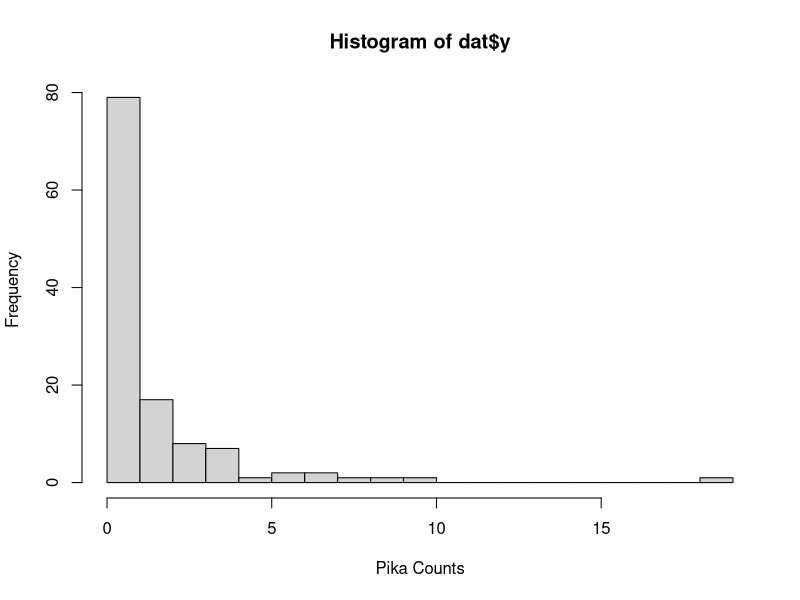
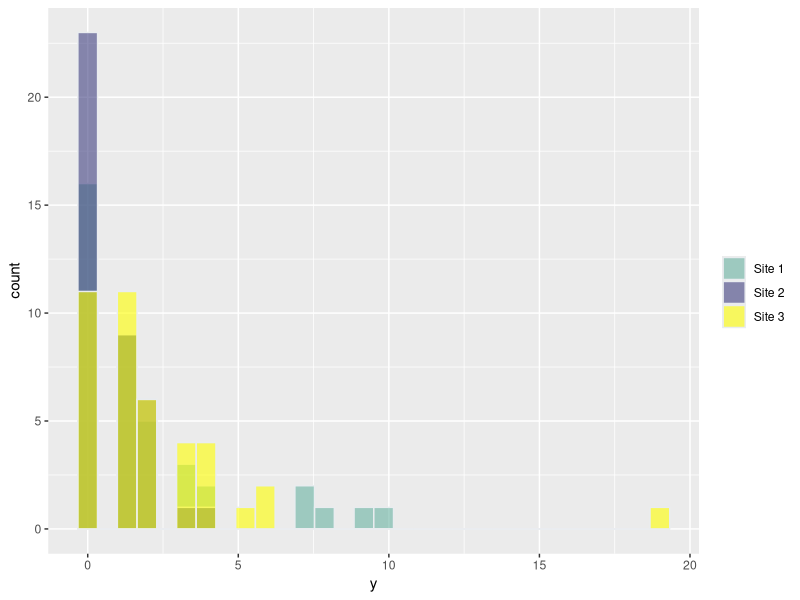
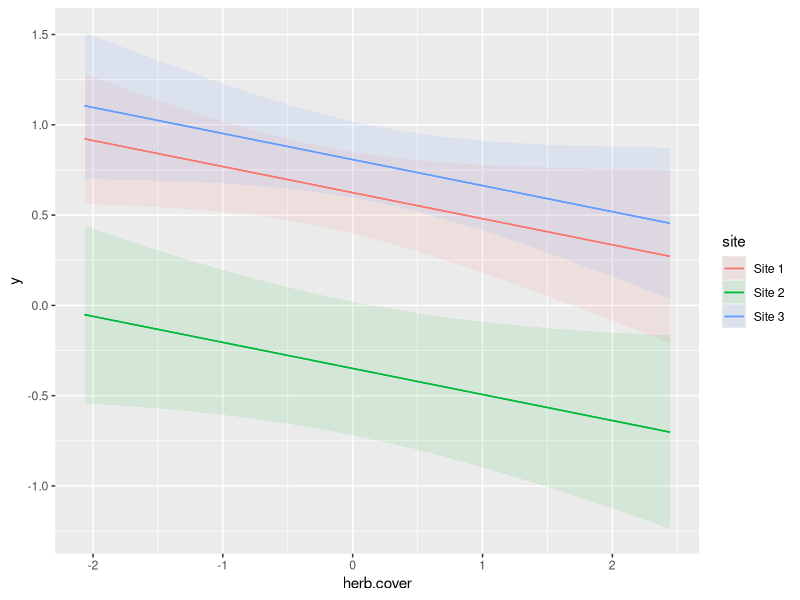
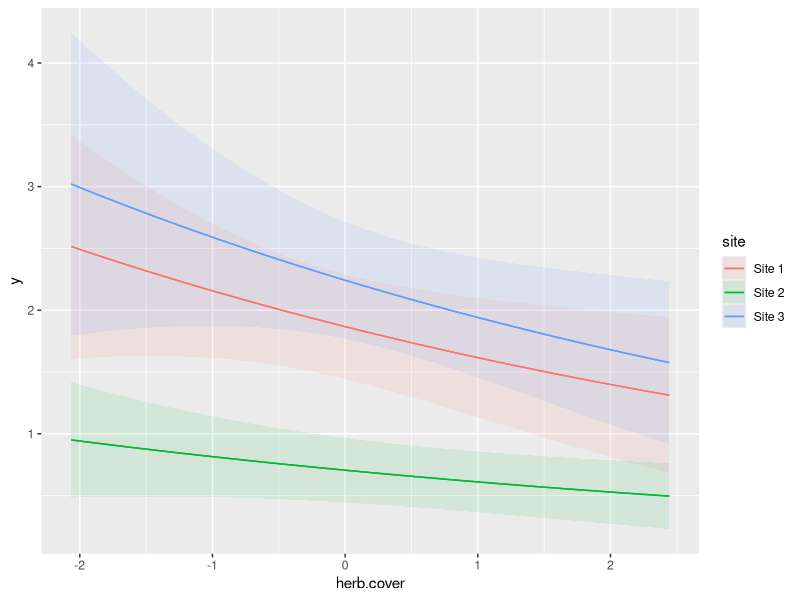
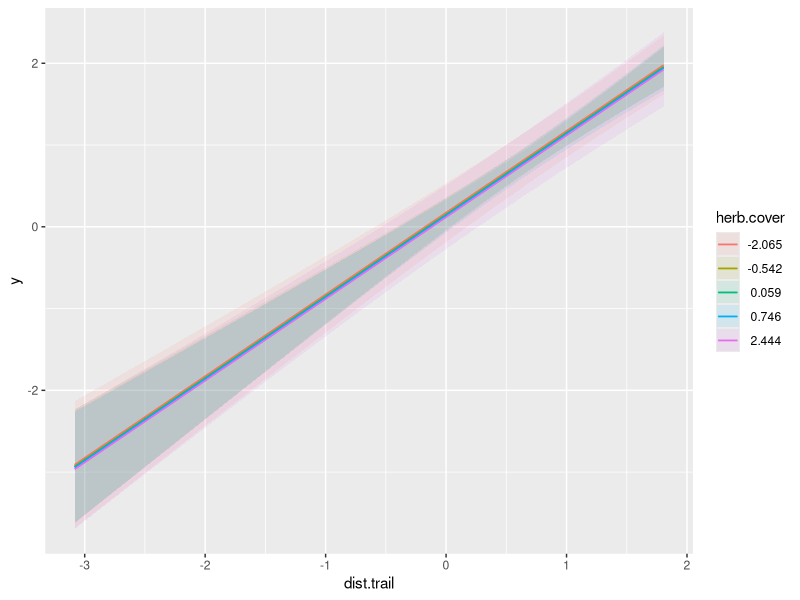
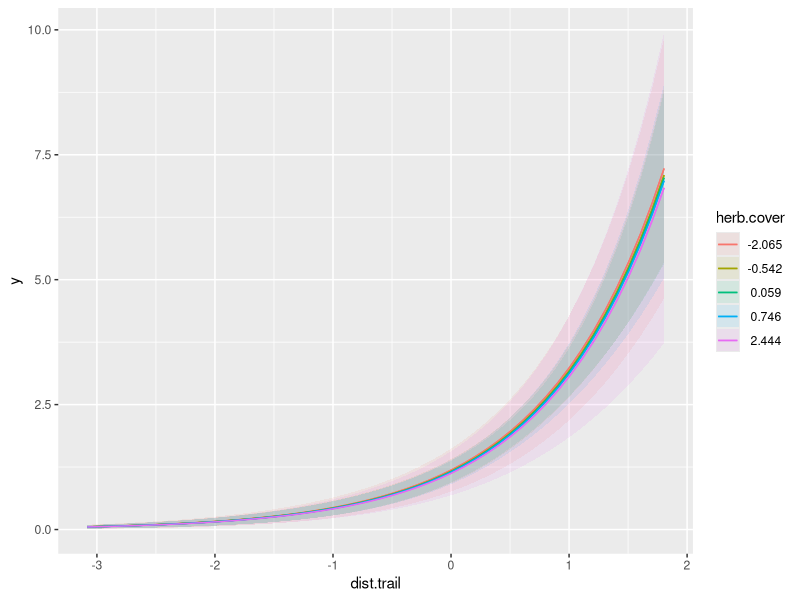
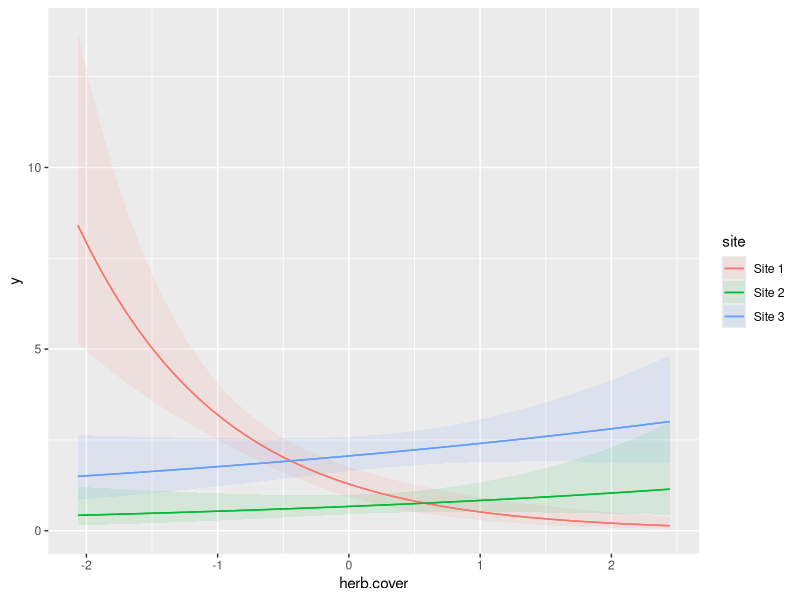
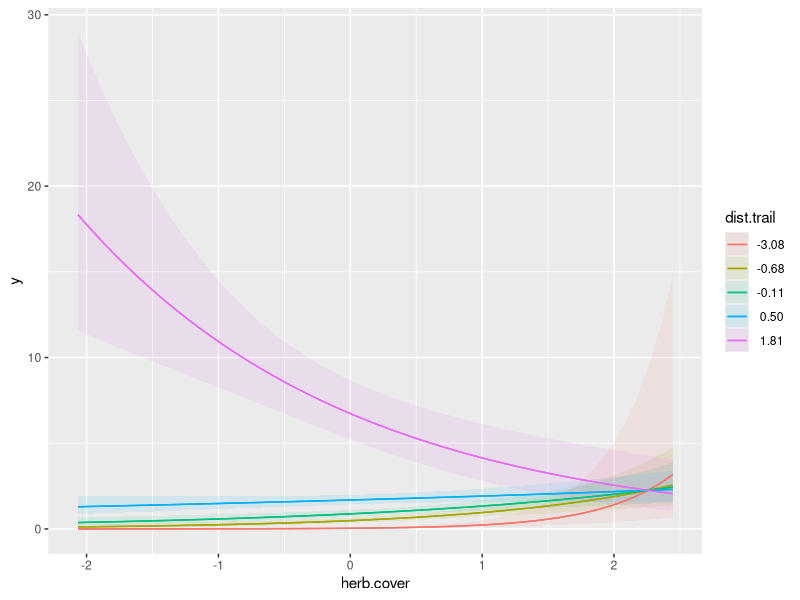

Write R code to recreate these figures, in order.
## ----eval=TRUE,echo=FALSE-----------------------------------------------------------------------------------------------------------------------
  n=120
  site=as.factor(rep(c("Site 1","Site 2", "Site 3"),n/3))
  set.seed(354)
  herb.cover = rnorm(n, 0, 1)
  dist.trail = rnorm(n, 0, 1)
  beta=c(0,-1,0.5,0.25,1,-0.25)
  X=model.matrix(~site+herb.cover*dist.trail)
  lambda = exp(X%*%beta)
  set.seed(3434)
  y = rpois(n, lambda)
  dat = data.frame(y=y,site=site,herb.cover=herb.cover,dist.trail=dist.trail)
  hist(dat$y,xlab="Pika Counts",breaks=20)  


## ----echo=FALSE, echo=FALSE---------------------------------------------------------------------------------------------------------------------
library(ggplot2)
  ggplot(dat, aes(x=y, fill=site)) +
    geom_histogram( color="#e9ecef", alpha=0.6, position = 'identity') +
    scale_fill_manual(values=c("#69b3a2", "#404080",
                               "yellow")) +
    labs(fill="")


## ----eval=TRUE,echo=TRUE------------------------------------------------------------------------------------------------------------------------
model = glm(y~site,
            data=dat, 
            family = poisson(link = 'log')
            )



## ----eval=TRUE,echo=TRUE------------------------------------------------------------------------------------------------------------------------
summary(model)


## ----eval=TRUE,echo=TRUE------------------------------------------------------------------------------------------------------------------------
model$converged
model$method
model$boundary
model$iter
model$control


## ----echo=TRUE, include=TRUE, eval=TRUE---------------------------------------------------------------------------------------------------------
  #Here is our negative log-likelihood function with three
  #parameters - beta0, beta1, and beta2 (1)
  #inputs = design matrix X
  neg.log.like = function(par,X) {
    
    #linear model of parameters par and design matrix (X)
    lam=par[1]*X[,1]+par[2]*X[,2]+par[3]*X[,3]
    
    #neg log-likelihood
    sum(-dpois(y,lambda = exp(lam),log = TRUE))
  }


## ----echo=TRUE, include=TRUE, eval=TRUE---------------------------------------------------------------------------------------------------------
#Use optim function with initial values and define the lower and upper limits of the possible values
  fit1 <- optim(
    par = c(0,0,0), #start
    X = X,
    fn = neg.log.like,
    method = "L-BFGS-B",
    lower = c(-10, -10, -10),
    upper = c(10, 10, 10)
  )



## ----echo=FALSE, include=TRUE, eval=TRUE--------------------------------------------------------------------------------------------------------
a =rbind(fit1$par,
      coef(model)
      )
rownames(a)=c("glm.fit","ours")
a


## ----eval=TRUE,echo=TRUE------------------------------------------------------------------------------------------------------------------------
dat$site.re = relevel(dat$site,ref="Site 2")
levels(dat$site.re) 


## ----eval=TRUE,echo=TRUE------------------------------------------------------------------------------------------------------------------------
model2 = glm(y~site.re,
             data = dat, 
             family = poisson(link = 'log')
            )
summary(model2)


## ----eval=TRUE,echo=FALSE-----------------------------------------------------------------------------------------------------------------------
a = rbind(coef(model),
          coef(model2)
          )
rownames(a)=c("Model1","Model2")

round(a,digits=4)



## ----eval=TRUE,echo=FALSE-----------------------------------------------------------------------------------------------------------------------
b = rbind(predict(model)[1:5],
      predict(model2)[1:5]
      )
rownames(b)=c("Model1","Model2")
round(b,digits=4)


## -----------------------------------------------------------------------------------------------------------------------------------------------
model.matrix(~dat$site)[1:5,]
model.matrix(~dat$site.re)[1:5,]


## ----echo=TRUE, eval=TRUE-----------------------------------------------------------------------------------------------------------------------
  model3=glm(y~site, 
             data = dat, 
             family = poisson(link = 'log'),
             contrasts = list(site = contr.sum)
            )


## ----echo=TRUE, eval=TRUE-----------------------------------------------------------------------------------------------------------------------
coef(model3)


## ----echo=TRUE, eval=TRUE-----------------------------------------------------------------------------------------------------------------------
sum(coef(model3)[-1]*(-1))


## ----echo=TRUE, eval=TRUE-----------------------------------------------------------------------------------------------------------------------
mean.group = aggregate(y, by=list(site=site),FUN=mean)
mean.group


## ----echo=TRUE, eval=TRUE-----------------------------------------------------------------------------------------------------------------------
#Site 1
exp(0.3584266 + 0.2964994)
as.numeric(predict(model3,type="response")[1])


## ----echo=TRUE, eval=TRUE-----------------------------------------------------------------------------------------------------------------------
#Site 2
exp(0.3584266 + -0.7151015 )
as.numeric(predict(model3,type="response")[2])


## ----echo=TRUE, eval=TRUE-----------------------------------------------------------------------------------------------------------------------
#Site 3
exp(0.3584266 + 0.4186021)
as.numeric(predict(model3,type="response")[3])


## ----echo=TRUE, eval=TRUE-----------------------------------------------------------------------------------------------------------------------
  model4=glm(y~0+site, 
             data=dat, 
             family = poisson(link = 'log')
            )

# No shared intercept
head(model.matrix(~0 + site, data = dat), n = 6)



## ----eval=TRUE,echo=FALSE-----------------------------------------------------------------------------------------------------------------------
c =rbind(coef(model),
         coef(model2),
         coef(model3),
         coef(model4)
        )
rownames(c)=c("Model1","Model2","Model3","Model4")
c


## ----eval=TRUE,echo=FALSE-----------------------------------------------------------------------------------------------------------------------
d=rbind(predict(model,type="response")[1:5],
      predict(model2,type="response")[1:5],
      predict(model3,type="response")[1:5],
      predict(model4,type="response")[1:5]
      )
rownames(d)=c("Model1","Model2","Model3","Model4")
d



## ----eval=TRUE,echo=FALSE-----------------------------------------------------------------------------------------------------------------------
d=rbind(model$deviance,
      model2$deviance,
      model3$deviance,
      model4$deviance
      )
rownames(d)=c("Model1","Model2","Model3","Model4")
d



## ----eval=FALSE, echo=TRUE----------------------------------------------------------------------------------------------------------------------
## 
## X = model.matrix(~Independent Variables)
## 
## #all variables in dat (additive)
## X = model.matrix(~., data = dat)
## 
## #all variables in dat (pair-wise interactions)
## X = model.matrix(~.^2, data = dat)
## 
## #all variables in dat (three way- interactions)
## X = model.matrix(~.^3, data = dat)
## 
## model = glm(y~ 0 + X, ...)
## 


## ----echo=FALSE,eval=TRUE-----------------------------------------------------------------------------------------------------------------------
set.seed(54345)
dat$area=rpois(n,dat$y*2)
dat$area[which(dat$area==0)]=2


## ----echo=TRUE,eval=TRUE------------------------------------------------------------------------------------------------------------------------

model.rate1 = glm(y~site+offset(log(area)),
            data=dat, 
            family = poisson(link = 'log')
            )

model.rate2 = glm(y~site,
            offset = log(area),
            data=dat, 
            family = poisson(link = 'log')
            )

coef(model.rate1)
coef(model.rate2)



## ----echo=TRUE,eval=TRUE------------------------------------------------------------------------------------------------------------------------
head(dat)


## ----echo=TRUE,eval=TRUE------------------------------------------------------------------------------------------------------------------------
m1 = glm(y~site+herb.cover,data=dat,family = poisson(link = 'log'))
marginaleffects::plot_predictions(m1, condition=c("herb.cover","site"),type="link")


## ----echo=TRUE,eval=TRUE------------------------------------------------------------------------------------------------------------------------
marginaleffects::plot_predictions(m1, 
                                  condition=c("herb.cover","site"),
                                  type="response")


## ----echo=TRUE,eval=TRUE------------------------------------------------------------------------------------------------------------------------
m2 = glm(y~dist.trail+herb.cover,data=dat,family = poisson(link = 'log'))
marginaleffects::plot_predictions(m2, 
                                  condition=c("dist.trail","herb.cover"),
                                  type="link")


## ----echo=TRUE,eval=TRUE, fig.width=5, fig.height=5---------------------------------------------------------------------------------------------
marginaleffects::plot_predictions(m2, 
                                  condition=c("dist.trail","herb.cover"),
                                  type="response")


## ----echo=TRUE,eval=TRUE, fig.width=10, fig.height=5--------------------------------------------------------------------------------------------
m3 = glm(y~site*herb.cover,data=dat,family = poisson(link = 'log'))
m3 = glm(y~site+herb.cover+site:herb.cover,data=dat,family = poisson(link = 'log'))
summary(m3)


## ----echo=TRUE,eval=TRUE------------------------------------------------------------------------------------------------------------------------
head(model.matrix(~site*herb.cover,data=dat))


## ----echo=TRUE,eval=TRUE, fig.width=10, fig.height=5--------------------------------------------------------------------------------------------
marginaleffects::plot_predictions(m3,condition=c("herb.cover","site"))


## ----echo=TRUE,eval=TRUE------------------------------------------------------------------------------------------------------------------------
m4 = glm(y~herb.cover*dist.trail,data=dat, family = poisson(link = 'log'))
m4 = glm(y~herb.cover+dist.trail+herb.cover:dist.trail,data=dat,family = poisson(link = 'log'))
marginaleffects::plot_predictions(m4, condition=c("herb.cover","dist.trail"))


## ----echo=TRUE,eval=TRUE, fig.width=10, fig.height=5--------------------------------------------------------------------------------------------
m5 = glm(y~poly(dist.trail,2),data=dat,family = poisson(link = 'log'))
m5 = glm(y~dist.trail+I(dist.trail^2),data=dat,family = poisson(link = 'log'))
marginaleffects::plot_predictions(m5,condition=c("dist.trail"),type="link")

## ----echo=TRUE,eval=TRUE, fig.width=10, fig.height=5--------------------------------------------------------------------------------------------
m5 = glm(y~poly(dist.trail,2),data=dat,family = poisson(link = 'log'))
m5 = glm(y~dist.trail+I(dist.trail^2),data=dat,family = poisson(link = 'log'))
marginaleffects::plot_predictions(m5,condition=c("dist.trail"),type="response")
